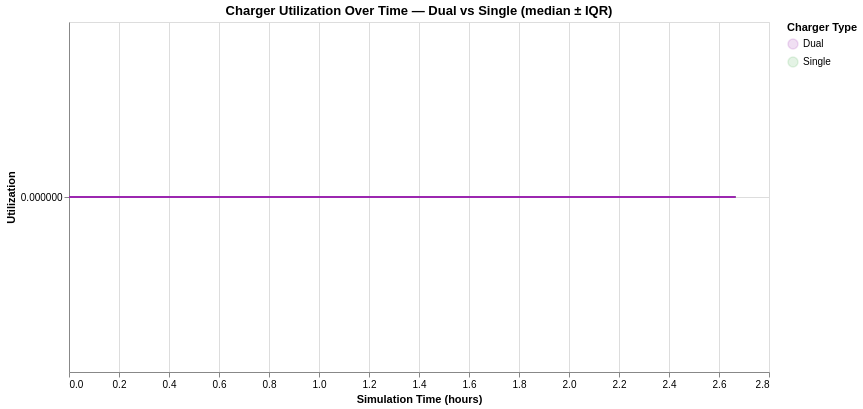

The cell this chart's notebook holds for it:
### Markdown cell above
## Charger Utilization

### Code cell
# Utilization over sim time — dual vs single, median + IQR band
util_time = (
    chargers
    .with_columns(
        pl.when(
            pl.col('IsDual')
            .cast(pl.Utf8)
            .str.to_lowercase()
            .is_in(['true', 'dual', '1'])
        )
        .then(pl.lit('Dual'))
        .otherwise(pl.lit('Single'))
        .alias('ChargerType')
    )
    .group_by('SimHour', 'ChargerType')
    .agg(
        pl.col('Utilization').quantile(0.25).alias('P25'),
        pl.col('Utilization').quantile(0.50).alias('P50'),
        pl.col('Utilization').quantile(0.75).alias('P75'),
    )
    .sort('SimHour')
    .to_pandas()
)

color_scale = alt.Scale(domain=['Dual', 'Single'], range=['#9c27b0', '#4caf50'])

band = alt.Chart(util_time).mark_area(opacity=0.15).encode(
    x=alt.X('SimHour:Q', title='Simulation Time (hours)'),
    y=alt.Y('P25:Q', title='Utilization'),
    y2='P75:Q',
    color=alt.Color('ChargerType:N', scale=color_scale),
)
line = alt.Chart(util_time).mark_line(strokeWidth=2).encode(
    x='SimHour:Q',
    y='P50:Q',
    color=alt.Color('ChargerType:N', scale=color_scale, legend=alt.Legend(title='Charger Type')),
    tooltip=[
        alt.Tooltip('SimHour:Q', title='Hour'),
        alt.Tooltip('ChargerType:N', title='Type'),
        alt.Tooltip('P50:Q', title='Median Utilization', format='.4f'),
    ]
)

(band + line).properties(
    title='Charger Utilization Over Time — Dual vs Single (median ± IQR)',
    width=700, height=350
).interactive()

### Figure 1 — Vega specification as saved in the notebook (floating-point values rounded to 4 significant figures)
{"$schema": "https://vega.github.io/schema/vega/v6.json", "data": [{"name": "param_1e9efca18e7a2868_store"}, {"name": "source_0", "values": [{"SimHour": 0.0, "ChargerType": "Single", "P25": 0.0, "P50": 0.0, "P75": 0.0}, {"SimHour": 0.0, "ChargerType": "Dual", "P25": 0.0, "P50": 0.0, "P75": 0.0}, {"SimHour": 0.3333, "ChargerType": "Single", "P25": 0.0, "P50": 0.0, "P75": 0.0}, {"SimHour": 0.3333, "ChargerType": "Dual", "P25": 0.0, "P50": 0.0, "P75": 0.0}, {"SimHour": 0.6667, "ChargerType": "Dual", "P25": 0.0, "P50": 0.0, "P75": 0.0}, {"SimHour": 0.6667, "ChargerType": "Single", "P25": 0.0, "P50": 0.0, "P75": 0.0}, {"SimHour": 1.0, "ChargerType": "Dual", "P25": 0.0, "P50": 0.0, "P75": 0.0}, {"SimHour": 1.0, "ChargerType": "Single", "P25": 0.0, "P50": 0.0, "P75": 0.0}, {"SimHour": 1.333, "ChargerType": "Dual", "P25": 0.0, "P50": 0.0, "P75": 0.0}, {"SimHour": 1.333, "ChargerType": "Single", "P25": 0.0, "P50": 0.0, "P75": 0.0}, {"SimHour": 1.667, "ChargerType": "Dual", "P25": 0.0, "P50": 0.0, "P75": 0.0}, {"SimHour": 1.667, "ChargerType": "Single", "P25": 0.0, "P50": 0.0, "P75": 0.0}, {"SimHour": 2.0, "ChargerType": "Dual", "P25": 0.0, "P50": 0.0, "P75": 0.0}, {"SimHour": 2.0, "ChargerType": "Single", "P25": 0.0, "P50": 0.0, "P75": 0.0}, {"SimHour": 2.333, "ChargerType": "Dual", "P25": 0.0, "P50": 0.0, "P75": 0.0}, {"SimHour": 2.333, "ChargerType": "Single", "P25": 0.0, "P50": 0.0, "P75": 0.0}, {"SimHour": 2.667, "ChargerType": "Single", "P25": 0.0, "P50": 0.0, "P75": 0.0}, {"SimHour": 2.667, "ChargerType": "Dual", "P25": 0.0, "P50": 0.0, "P75": 0.0}]}, {"name": "source_0_x_domain_SimHour", "values": [{"min": 0.0, "max": 2.667}]}], "signals": [{"name": "unit", "value": {}, "on": [{"events": "pointermove", "update": "isTuple(group()) ? group() : unit"}]}, {"name": "param_1e9efca18e7a2868", "update": "vlSelectionResolve(\"param_1e9efca18e7a2868_store\", \"union\")"}, {"name": "param_1e9efca18e7a2868_SimHour", "on": [{"events": [{"source": "view", "type": "dblclick"}], "update": "null"}, {"events": {"signal": "param_1e9efca18e7a2868_translate_delta"}, "update": "panLinear(param_1e9efca18e7a2868_translate_anchor.extent_x, -param_1e9efca18e7a2868_translate_delta.x / width)"}, {"events": {"signal": "param_1e9efca18e7a2868_zoom_delta"}, "update": "zoomLinear(domain(\"x\"), param_1e9efca18e7a2868_zoom_anchor.x, param_1e9efca18e7a2868_zoom_delta)"}]}, {"name": "param_1e9efca18e7a2868_P25", "on": [{"events": [{"source": "view", "type": "dblclick"}], "update": "null"}, {"events": {"signal": "param_1e9efca18e7a2868_translate_delta"}, "update": "panLinear(param_1e9efca18e7a2868_translate_anchor.extent_y, param_1e9efca18e7a2868_translate_delta.y / height)"}, {"events": {"signal": "param_1e9efca18e7a2868_zoom_delta"}, "update": "zoomLinear(domain(\"y\"), param_1e9efca18e7a2868_zoom_anchor.y, param_1e9efca18e7a2868_zoom_delta)"}]}, {"name": "param_1e9efca18e7a2868_tuple", "on": [{"events": [{"signal": "param_1e9efca18e7a2868_SimHour || param_1e9efca18e7a2868_P25"}], "update": "param_1e9efca18e7a2868_SimHour && param_1e9efca18e7a2868_P25 ? {unit: \"view_7d85cfb29761e2cd_0\", fields: param_1e9efca18e7a2868_tuple_fields, values: [param_1e9efca18e7a2868_SimHour,param_1e9efca18e7a2868_P25]} : null"}]}, {"name": "param_1e9efca18e7a2868_tuple_fields", "value": [{"field": "SimHour", "channel": "x", "type": "R"}, {"field": "P25", "channel": "y", "type": "R"}]}, {"name": "param_1e9efca18e7a2868_translate_anchor", "value": {}, "on": [{"events": [{"source": "scope", "type": "pointerdown"}], "update": "{x: x(unit), y: y(unit), extent_x: domain(\"x\"), extent_y: domain(\"y\")}"}]}, {"name": "param_1e9efca18e7a2868_translate_delta", "value": {}, "on": [{"events": [{"source": "window", "between": [{"source": "scope", "type": "pointerdown"}, {"source": "window", "type": "pointerup"}], "consume": true, "type": "pointermove"}], "update": "{x: param_1e9efca18e7a2868_translate_anchor.x - x(unit), y: param_1e9efca18e7a2868_translate_anchor.y - y(unit)}"}]}, {"name": "param_1e9efca18e7a2868_zoom_anchor", "on": [{"events": [{"source": "scope", "type": "wheel", "consume": true}], "update": "{x: invert(\"x\", x(unit)), y: invert(\"y\", y(unit))}"}]}, {"name": "param_1e9efca18e7a2868_zoom_delta", "on": [{"events": [{"source": "scope", "type": "wheel", "consume": true}], "update": "pow(1.001, event.deltaY * pow(16, event.deltaMode))", "force": true}]}, {"name": "param_1e9efca18e7a2868_modify", "on": [{"events": {"signal": "param_1e9efca18e7a2868_tuple"}, "update": "modify(\"param_1e9efca18e7a2868_store\", param_1e9efca18e7a2868_tuple, true)"}]}], "marks": [{"type": "group", "name": "view_7d85cfb29761e2cd_0_pathgroup", "from": {"facet": {"data": "source_0", "name": "faceted_path_view_7d85cfb29761e2cd_0_main", "groupby": ["ChargerType"]}}, "encode": {"update": {"width": {"field": {"signal": null, "datum": null, "group": "width", "parent": null}}, "height": {"field": {"signal": null, "datum": null, "group": "height", "parent": null}}}}, "marks": [{"type": "area", "name": "view_7d85cfb29761e2cd_0_marks", "from": {"data": "faceted_path_view_7d85cfb29761e2cd_0_main"}, "sort": {"field": "x"}, "encode": {"update": {"y2": {"field": "P75", "scale": "y"}, "defined": {"signal": "isValid(datum[\"SimHour\"]) && isFinite(+datum[\"SimHour\"]) && isValid(datum[\"P25\"]) && isFinite(+datum[\"P25\"])"}, "opacity": {"value": 0.15}, "y": {"field": "P25", "scale": "y"}, "fill": {"field": "ChargerType", "scale": "color"}, "orient": {"value": "vertical"}, "x": {"field": "SimHour", "scale": "x"}}}, "clip": true, "style": ["area"], "interactive": true}]}, {"type": "group", "name": "layer_1_pathgroup", "from": {"facet": {"data": "source_0", "name": "faceted_path_layer_1_main", "groupby": ["ChargerType"]}}, "encode": {"update": {"width": {"field": {"signal": null, "datum": null, "group": "width", "parent": null}}, "height": {"field": {"signal": null, "datum": null, "group": "height", "parent": null}}}}, "marks": [{"type": "line", "name": "layer_1_marks", "from": {"data": "faceted_path_layer_1_main"}, "sort": {"field": "x"}, "encode": {"update": {"y": {"field": "P50", "scale": "y"}, "stroke": {"field": "ChargerType", "scale": "color"}, "defined": {"signal": "isValid(datum[\"SimHour\"]) && isFinite(+datum[\"SimHour\"]) && isValid(datum[\"P50\"]) && isFinite(+datum[\"P50\"])"}, "strokeWidth": {"value": 2}, "x": {"field": "SimHour", "scale": "x"}, "tooltip": {"signal": "{\"Hour\": format(datum[\"SimHour\"], \"\"), \"Type\": isValid(datum[\"ChargerType\"]) ? datum[\"ChargerType\"] : \"\"+datum[\"ChargerType\"], \"Median Utilization\": format(datum[\"P50\"], \".4f\")}"}}}, "interactive": true, "clip": true, "style": ["line"]}]}], "scales": [{"name": "x", "type": "linear", "domain": [{"signal": "(data(\"source_0_x_domain_SimHour\")[0] || {}).min"}, {"signal": "(data(\"source_0_x_domain_SimHour\")[0] || {}).max"}], "range": [0, {"signal": "width"}], "zero": false, "nice": true, "domainRaw": {"signal": "param_1e9efca18e7a2868[\"SimHour\"]"}}, {"name": "y", "type": "linear", "domain": {"data": "source_0", "fields": ["P25", "P75", "P50"]}, "range": [{"signal": "height"}, 0], "domainRaw": {"signal": "param_1e9efca18e7a2868[\"P25\"]"}, "zero": true, "nice": true}, {"name": "color", "type": "ordinal", "domain": ["Dual", "Single"], "range": ["#9c27b0", "#4caf50"]}], "axes": [{"scale": "x", "aria": false, "domain": false, "gridScale": "y", "maxExtent": 0, "orient": "bottom", "minExtent": 0, "ticks": false, "tickCount": {"signal": "ceil(width/40)"}, "labels": false, "grid": true, "zindex": 0}, {"scale": "y", "domain": false, "maxExtent": 0, "labels": false, "tickCount": {"signal": "ceil(height/40)"}, "aria": false, "gridScale": "x", "orient": "left", "minExtent": 0, "grid": true, "zindex": 0, "ticks": false}, {"scale": "x", "labelFlush": true, "labelOverlap": true, "zindex": 0, "tickCount": {"signal": "ceil(width/40)"}, "title": "Simulation Time (hours)", "orient": "bottom", "grid": false}, {"scale": "y", "tickCount": {"signal": "ceil(height/40)"}, "zindex": 0, "title": "Utilization", "orient": "left", "labelOverlap": true, "grid": false}], "title": {"text": "Charger Utilization Over Time — Dual vs Single (median ± IQR)", "frame": "group"}, "background": "white", "legends": [{"title": "Charger Type", "fill": "color", "symbolType": "circle", "encode": {"symbols": {"update": {"opacity": {"value": 0.15}}}}, "stroke": "color"}], "padding": 5, "width": 700, "height": 350, "style": "cell"}
